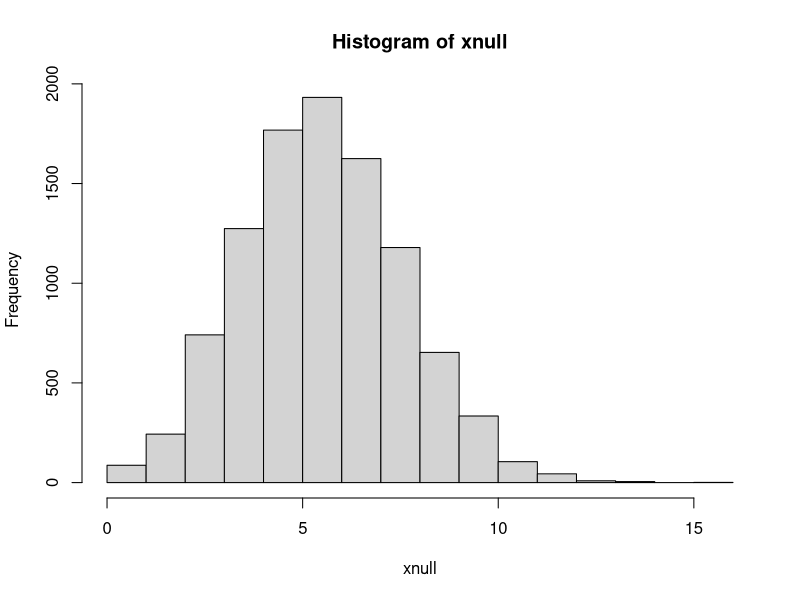
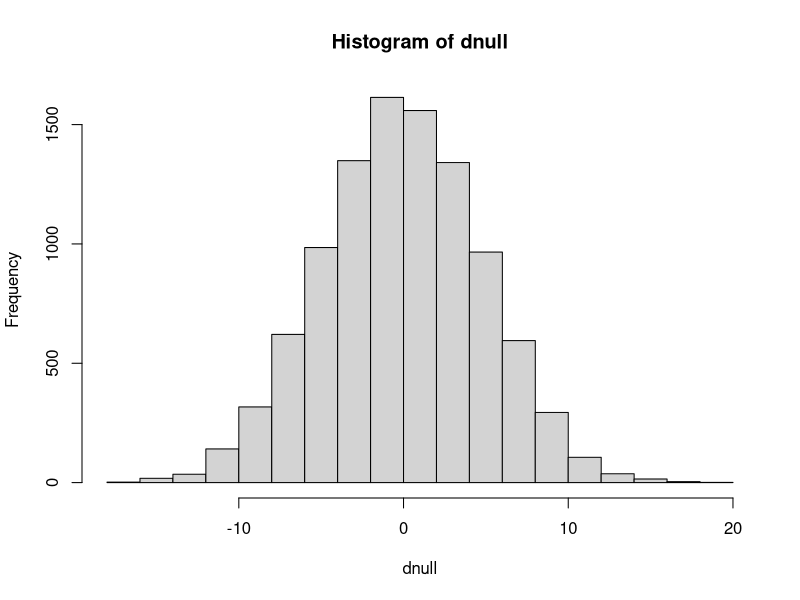

Generate these figures, in order, with R:
## ---- chunk 1
urn <- c(1,1,1,0,0,0,0,0,0,0)
xnull <- replicate(10000, sum(sample(urn, 20, replace=TRUE)))
hist(xnull)
## ---- chunk 2
xobs <- 9
(x <- mean(xnull>=xobs))
## ---- chunk 3
ctrl <- c(197, 186, 157, 170, 193, 188, 175, 186, 177, 191, 168, 193, 191, 189, 188, 192, 179, 186, 197, 203)
iron <- c(187, 218, 196, 210, 206, 178, 181, 193, 172, 202, 169, 221, 183, 222, 185, 174, 192, 192, 162, 211)
## ---- chunk 4
mdiet <- mean(iron)
mctrl <- mean(ctrl)
(dobs <- mdiet - mctrl)
## ---- chunk 5
## Under null all observations are equivalent
allobs <- c(iron, ctrl)
dnull <- replicate(10000, {
  ##Permute the 40 observations and assign the 20 first to the iron group
  x <- sample(allobs)
  d <- mean(x[1:20]) - mean(x[21:40])
})
hist(dnull)
## ---- chunk 6
(p <- mean(abs(dnull) >= abs(dobs)))
